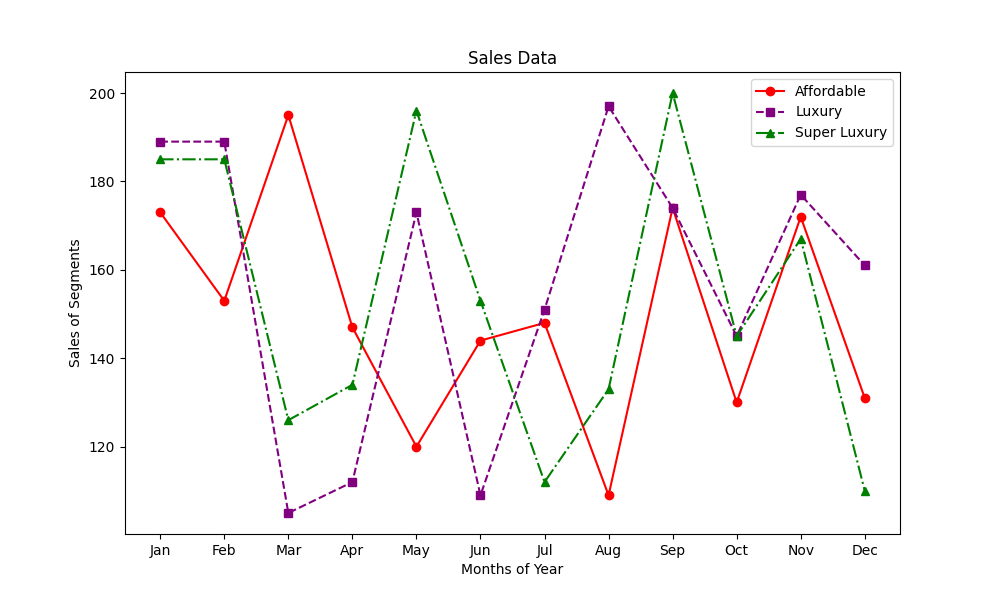

Here is the Python script that generated this plot:
import matplotlib.pyplot as plt
months = ["Jan", "Feb", "Mar", "Apr", "May","Jun","Jul","Aug","Sep","Oct","Nov","Dec"]
affordable_segment = [173,153,195,147,120,144,148,109,174,130,172,131]
luxury_segment = [189,189,105,112,173,109,151,197,174,145,177,161]
super_luxury_segment = [185,185,126,134,196,153,112,133,200,145,167,110]
plt.figure(figsize=(10, 6))
plt.plot(months, affordable_segment, label='Affordable', color='red', linestyle='-', marker='o')
plt.plot(months, luxury_segment, label='Luxury', color='purple', linestyle='--', marker='s')
plt.plot(months, super_luxury_segment, label='Super Luxury', color='green', linestyle='-.', marker='^')
plt.xlabel('Months of Year')
plt.ylabel('Sales of Segments')
plt.title('Sales Data')
plt.legend(loc='upper right')
plt.show()
